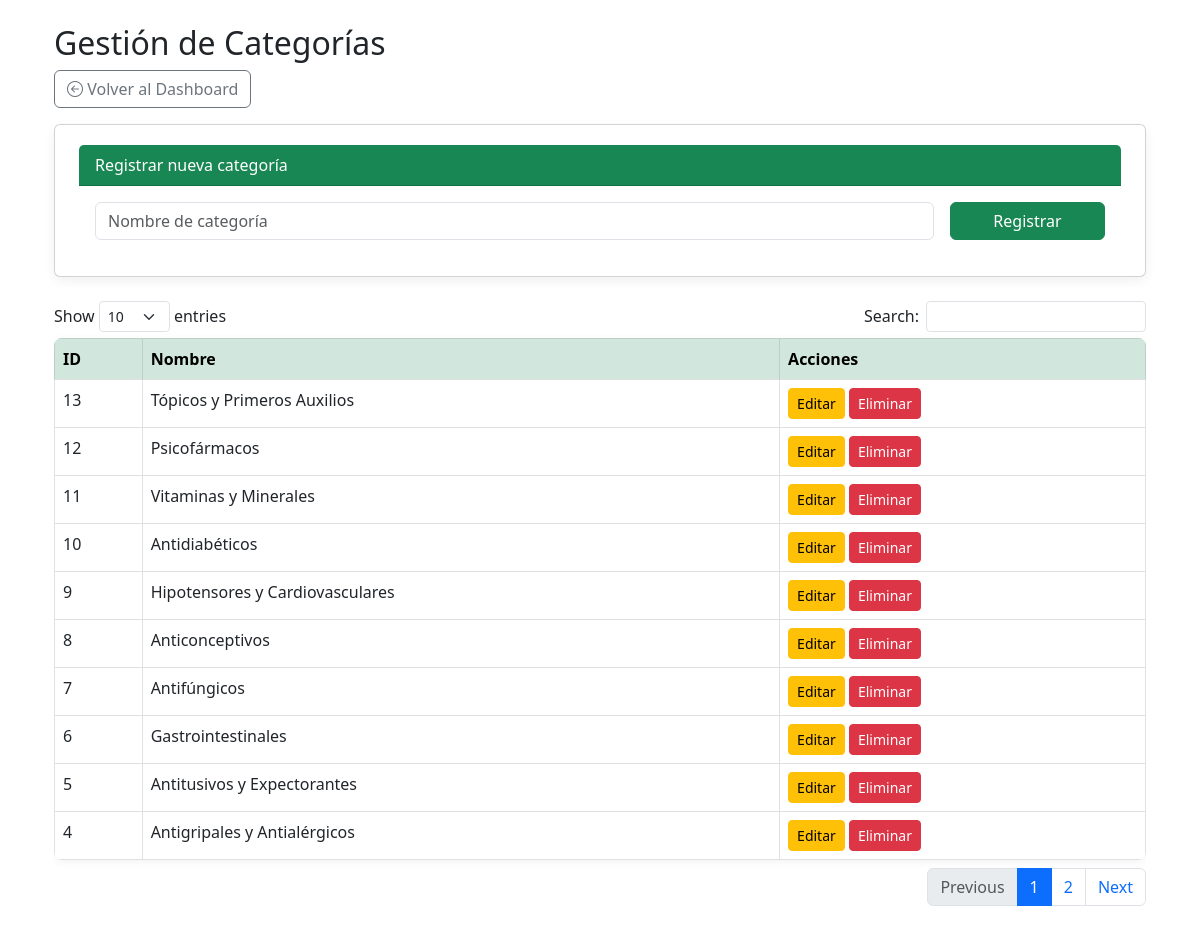
The page /frontend/views/categorias.php (signed in) on the database its author committed.
### tables this page shows
CREATE TABLE categorias (
  id_categoria int NOT NULL,
  nombre varchar(100) NOT NULL
);

### frontend/views/categorias.php (the view, shortened to what this page needs)
<?php
require '../../backend/config/conexion.php';
$stmt = $conn->prepare("SELECT * FROM Categorias ORDER BY id_categoria DESC");
$stmt->execute();
$categorias = $stmt->fetchAll(PDO::FETCH_ASSOC);
?>
<!DOCTYPE html>
<html lang="es">
<head>
  <link rel="stylesheet" href="../assets/css/dashboard.css">
  <link rel="stylesheet" href="https://cdn.jsdelivr.net/npm/bootstrap-icons/font/bootstrap-icons.css">
  <link rel="stylesheet" href="https://cdn.jsdelivr.net/npm/bootstrap@5.3.0/dist/css/bootstrap.min.css">
  <link rel="stylesheet" href="https://cdn.datatables.net/1.13.6/css/dataTables.bootstrap5.min.css">
</head>
<body>
<div class="container p-4">
  <h2>Gestión de Categorías</h2>
  <a href="dashboard_admin.php" class="btn btn-outline-secondary mb-3">
    <i class="bi bi-arrow-left-circle"></i> Volver al Dashboard
  </a>
  <div class="card mb-4">
    <div class="card-header bg-success text-white">Registrar nueva categoría</div>
    <div class="card-body">
      <form method="POST">
        <div class="row g-3">
          <div class="col-md-10">
            <input type="text" name="nombre" class="form-control" placeholder="Nombre de categoría" required>
          </div>
          <div class="col-md-2 d-grid">
            <button class="btn btn-success" name="crear">Registrar</button>
          </div>
        </div>
      </form>
    </div>
  </div>
  <div class="table-responsive">
    <table id="tabla-categorias" class="table table-bordered table-hover">
      <thead class="table-success">
        <tr>
          <th>ID</th>
          <th>Nombre</th>
          <th>Acciones</th>
        </tr>
      </thead>
      <tbody>
        <?php foreach ($categorias as $cat): ?>
          <tr>
            <td><?= $cat['id_categoria'] ?></td>
            <td><?= htmlspecialchars($cat['nombre']) ?></td>
            <td>
              <button class="btn btn-warning btn-sm" onclick="mostrarFormulario(<?= $cat['id_categoria'] ?>, '<?= htmlspecialchars($cat['nombre'], ENT_QUOTES) ?>')">Editar</button>
              <a href="?eliminar=<?= $cat['id_categoria'] ?>" class="btn btn-danger btn-sm" onclick="return confirm('¿Eliminar esta categoría?')">Eliminar</a>
            </td>
          </tr>
        <?php endforeach; ?>
      </tbody>
    </table>
  </div>
</div>
</body>
</html>

### frontend/assets/css/dashboard.css (style rules this page uses)
body { font-family: 'Mukta', sans-serif; margin: 0; min-height: 100vh; position: relative; background-color: #f2fdf5; }
body::before { content: ""; background: url('../img/fondo_login.jpg') no-repeat center center / cover; position: fixed; top: 0; left: 0; width: 100%; height: 100%; opacity: 0.35; z-index: -1; }
.container { max-width: 1200px; margin: auto; }
h2 { color: #2e7d32; font-size: 2rem; margin-bottom: 0.5rem; }
.card { flex: 1; min-width: 220px; background-color: #ffffff; padding: 1.25rem 1.5rem; border-radius: 12px; box-shadow: 0 4px 12px rgba(0, 0, 0, 0.06); font-size: 1rem; font-weight: 500; color: #333; }
table { width: 100%; border-collapse: collapse; background-color: #fff; border-radius: 8px; overflow: hidden; box-shadow: 0 2px 10px rgba(0, 0, 0, 0.05); }
table th, table td { padding: 1rem; border-bottom: 1px solid #e0e0e0; text-align: left; }
table th { background-color: #f0f0f0; color: #333; }
a { color: #508aeb; text-decoration: none; }

### rows shown on the page
categorias: id_categoria "13", nombre "Tópicos y Primeros Auxilios"
categorias: id_categoria "12", nombre "Psicofármacos"
categorias: id_categoria "11", nombre "Vitaminas y Minerales"
categorias: id_categoria "10", nombre "Antidiabéticos"
categorias: id_categoria "9", nombre "Hipotensores y Cardiovasculares"
categorias: id_categoria "8", nombre "Anticonceptivos"
categorias: id_categoria "7", nombre "Antifúngicos"
categorias: id_categoria "6", nombre "Gastrointestinales"
categorias: id_categoria "5", nombre "Antitusivos y Expectorantes"
categorias: id_categoria "4", nombre "Antigripales y Antialérgicos"
